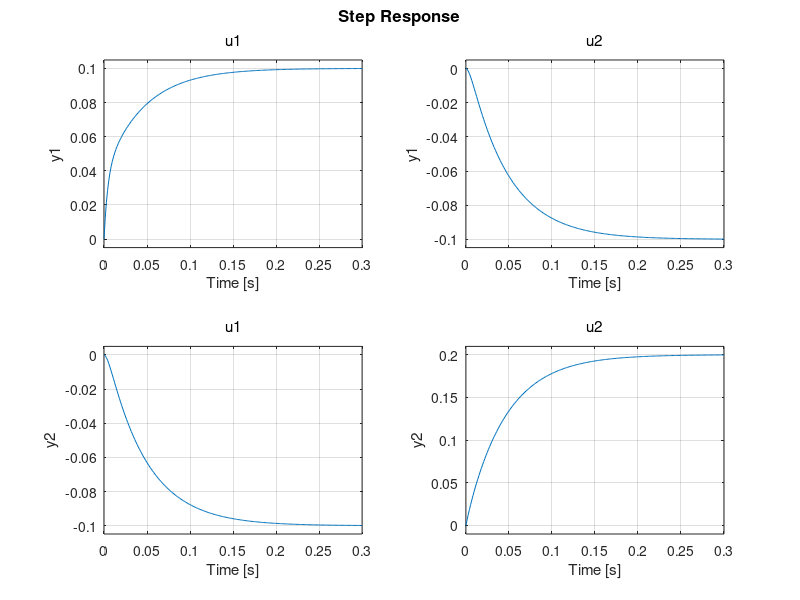
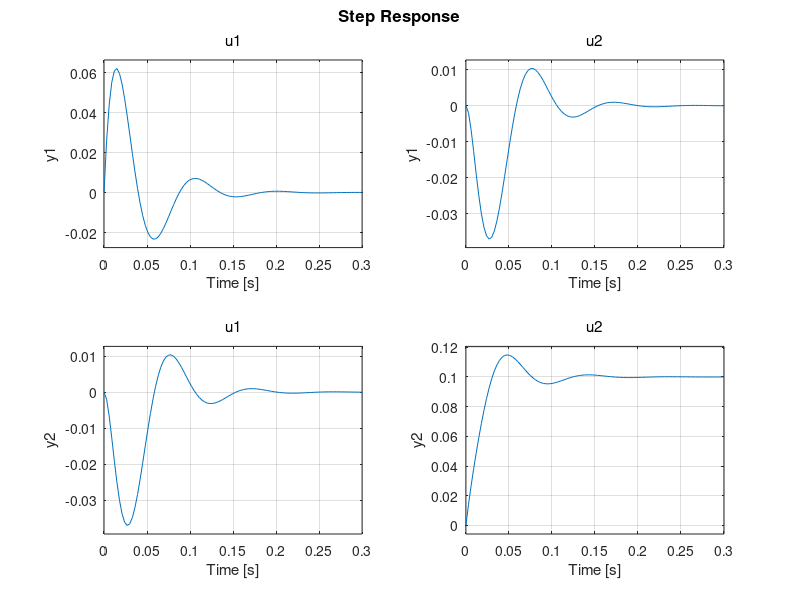

Reproduce these figures in MATLAB, in order.
%% Homework #4, Justin Garcia
% Problem 1
L1 = 0.1;
L2 = 0.2;
R = 10;
A = [(-2*R/L1),(- R/L1);(-R/L2),(- R/L2)];
B = [(1/L1), 0; 0, (1/L2)];
C = [1, 0; 0, 1];
D = [0, 0; 0, 0];
StepProblem1 = ss(A,B,C,D);
figure(1)
step(StepProblem1)
%%
% Problem 2
L1 = 0.1;
L2 = 0.2;
R = 10;
Ca = .001;
A2 = [(-R/L1),(-R/L1),(-1/(Ca*L1)); (-R/L2),(-R/L2),0 ;1,0,0];
B2 = [(1/L1),0; 0,(1/L2);0,0];
C2 = [1,0,0;0,1,0];
D2 = [0,0;0,0];
StepProblem2 = ss(A2,B2,C2,D2);
figure(2)
step(StepProblem2)